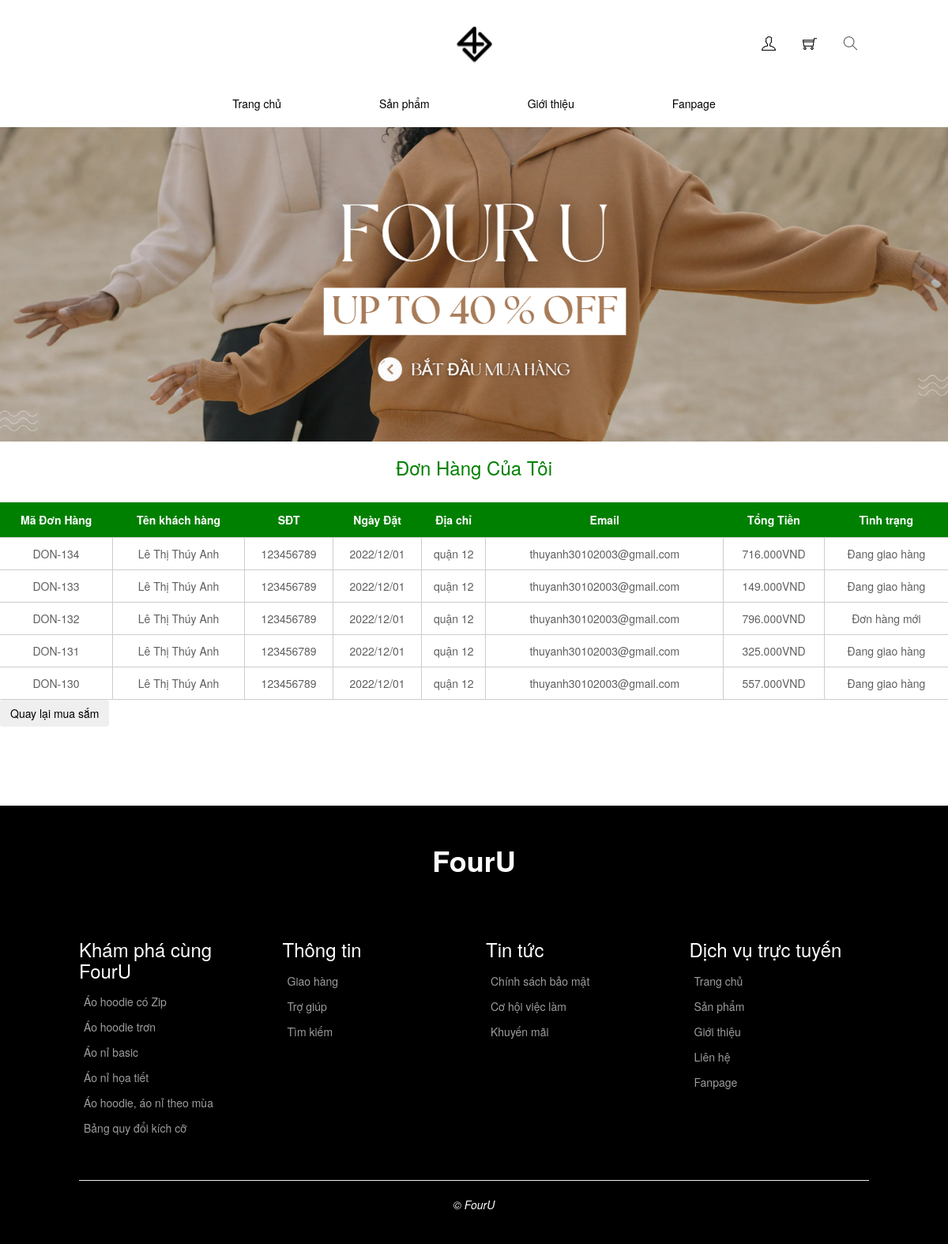
/index.php?act=mybill (signed in), run on the app's committed database.
### tables this page shows
CREATE TABLE `bill` (
  `idbill` int(10) NOT NULL,
  `ma_kh` int(10) DEFAULT 0,
  `bill_name` varchar(255) NOT NULL,
  `bill_email` varchar(255) NOT NULL,
  `bill_diachi` varchar(255) NOT NULL,
  `bill_sdt` int(15) NOT NULL,
  `bill_tt` tinyint(1) NOT NULL DEFAULT 1 COMMENT '1. Thanh toán khi nhận hàng\r\n2.Thanh toán online\r\n3. Chuyển khoản',
  `ngaydathang` varchar(50) DEFAULT NULL,
  `total` int(11) NOT NULL DEFAULT 0,
  `bill_status` tinyint(1) DEFAULT 0 COMMENT '0. Đơn hàng mới\r\n1. Đang xử lí\r\n2. Đang giao hàng\r\n3. Đã giao hàng'
);

### model/pdo.php (called while the page is built, shortened)
<?php
    function pdo_get_connection(){
        $severname = "localhost";
        $username = "root";
        $password = "";
        try {
            $conn = new PDO("mysql:host=$severname; dbname=fouru", $username, $password);
            $conn->setAttribute(PDO::ATTR_ERRMODE, PDO::ERRMODE_EXCEPTION);
            return $conn;
        } catch(PDOException $e) {
            echo "Lỗi kết nối!!!" . $e->getMessage();
        }
    }
    function pdo_query($sql) {
        $sql_args = array_slice(func_get_args(), 1);
        try {
            $conn = pdo_get_connection();
            $stmt = $conn->prepare($sql);
            $stmt->execute($sql_args);
            $rows = $stmt->fetchAll();
            return $rows;
        }
        catch(PDOException $e) {
            throw $e;
        }
        finally {
            unset($conn);
        }
    }
?>

### model/cart.php (called while the page is built, shortened)
<?php
    function loadall_bill($ma_kh=0){
        $sql="select * from bill  Where ma_kh = $ma_kh order by idbill desc";
        $listbill=pdo_query($sql);
        return $listbill;
    }
    function get_ttdh($n){
        switch ($n) {
            case '0':
                $tt="Đơn hàng mới";
                break;
            case '2':
                $tt="Đang giao hàng";
                break;
        }
        return $tt;
    }
?>

### khachhang/cart/mybill.php (the view, shortened to what this page needs)
<section class="box bill">
    <h3 style="text-align:center; color:green;">Đơn Hàng Của Tôi</h3><br>
    <table style="width:100%;">
        <tr style="background-color:green; color:#fff;">
            <th style="text-align:center; padding:12px 0; border-bottom:1px solid #ccc;">Mã Đơn Hàng</th>
            <th style="text-align:center; padding:12px 0; border-bottom:1px solid #ccc;">Tên khách hàng</th>
            <th style="text-align:center; padding:12px 0; border-bottom:1px solid #ccc;">SĐT</th>
            <th style="text-align:center; padding:12px 0; border-bottom:1px solid #ccc;">Ngày Đặt</th>
            <th style="text-align:center; padding:12px 0; border-bottom:1px solid #ccc;">Địa chỉ</th>
            <th style="text-align:center; padding:12px 0; border-bottom:1px solid #ccc;">Email</th>
            <th style="text-align:center; padding:12px 0; border-bottom:1px solid #ccc;">Tổng Tiền</th>
            <th style="text-align:center; padding:12px 0; border-bottom:1px solid #ccc;">Tình trạng</th>
        </tr>
        <?php
            if(is_array($listbill)){
                foreach ($listbill as $bill) {
                    extract($bill);
                    $ttdh=get_ttdh($bill['bill_status']);
                    echo '<tr style="text-align:center;">
                                <td style="padding:10px 0; border-right:1px solid #ccc; border-bottom:1px solid #ccc;">DON-'.$bill['idbill'].'</td>
                                <td style="padding:10px 0; border-right:1px solid #ccc; border-bottom:1px solid #ccc;">'.$bill['bill_name'].'</td>
                                <td style="padding:10px 0; border-right:1px solid #ccc; border-bottom:1px solid #ccc;">'.$bill['bill_sdt'].'</td>
                                <td style="padding:10px 0; border-right:1px solid #ccc; border-bottom:1px solid #ccc;">'.$bill['ngaydathang'].'</td>
                                <td style="padding:10px 0; border-right:1px solid #ccc; border-bottom:1px solid #ccc;">'.$bill['bill_diachi'].'</td>
                                <td style="padding:10px 0; border-right:1px solid #ccc; border-bottom:1px solid #ccc;">'.$bill['bill_email'].'</td>
                                <td style="padding:10px 0; border-right:1px solid #ccc; border-bottom:1px solid #ccc;">'.number_format($bill['total'],0, ',', '.').'VND</td>
                                <td style="padding:10px 0; border-bottom:1px solid #ccc;">'.$ttdh.'</td>
                            </tr>';
                }
            }
        ?>
    </table>
    <a href="index.php" ><input type="button" value="Quay lại mua sắm" class="btn"></a>
</section>

### content/assets/style.css (style rules this page uses)
* { margin: 0; padding: 0; box-sizing: border-box; }
body { color: #5f5f5f; }
a { color: #000; text-decoration: none; }

### data on the page
bill: idbill "134", bill_name "Lê Thị Thúy Anh", bill_sdt "123456789", ngaydathang "2022/12/01", bill_diachi "quận 12", bill_email "thuyanh30102003@gmail.com", total "716.000", bill_status "Đang giao hàng"
bill: idbill "133", bill_name "Lê Thị Thúy Anh", bill_sdt "123456789", ngaydathang "2022/12/01", bill_diachi "quận 12", bill_email "thuyanh30102003@gmail.com", total "149.000", bill_status "Đang giao hàng"
bill: idbill "132", bill_name "Lê Thị Thúy Anh", bill_sdt "123456789", ngaydathang "2022/12/01", bill_diachi "quận 12", bill_email "thuyanh30102003@gmail.com", total "796.000", bill_status "Đơn hàng mới"
bill: idbill "131", bill_name "Lê Thị Thúy Anh", bill_sdt "123456789", ngaydathang "2022/12/01", bill_diachi "quận 12", bill_email "thuyanh30102003@gmail.com", total "325.000", bill_status "Đang giao hàng"
bill: idbill "130", bill_name "Lê Thị Thúy Anh", bill_sdt "123456789", ngaydathang "2022/12/01", bill_diachi "quận 12", bill_email "thuyanh30102003@gmail.com", total "557.000", bill_status "Đang giao hàng"
